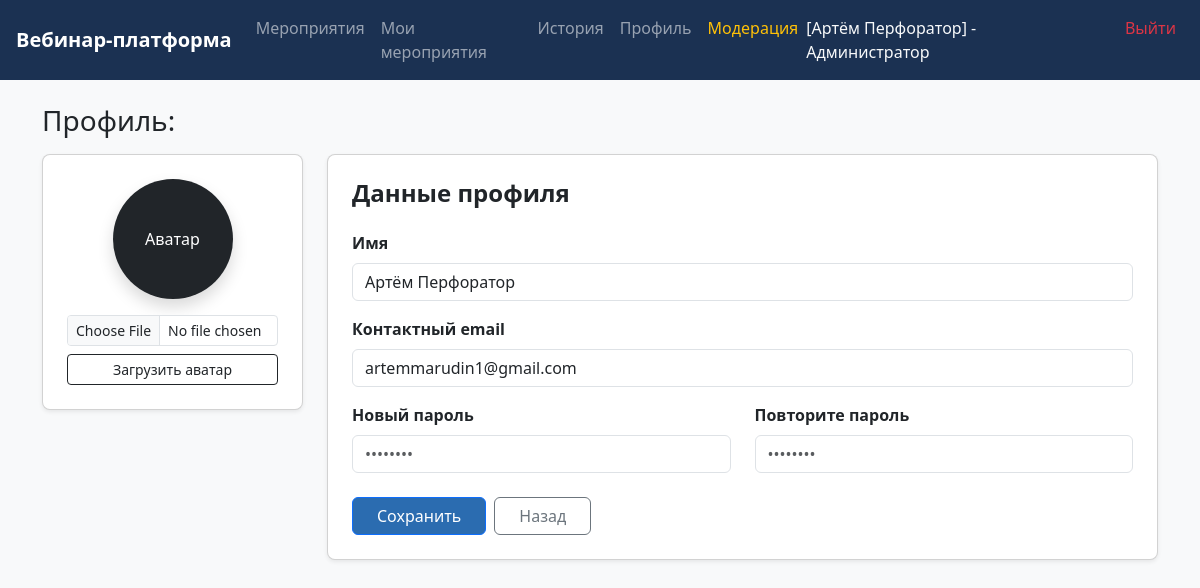
Screenshot of /profile (signed in) with the database file from the repository.
### models.py (models this page shows)
class Profile(db.Model):
    __tablename__ = 'profiles'
    id = db.Column(db.Integer, primary_key=True)
    user_id = db.Column(db.Integer, db.ForeignKey('users.id'))
    name = db.Column(db.String(100), nullable=False)
    avatar_url = db.Column(db.String(255), default='/static/avatar.png')

class User(UserMixin, db.Model):
    __tablename__ = 'users'
    id = db.Column(db.Integer, primary_key=True)
    email = db.Column(db.String(120), unique=True, nullable=False)
    password_hash = db.Column(db.String(255), nullable=False)
    role = db.Column(db.String(20), default='PARTICIPANT')
    status = db.Column(db.String(20), default='ACTIVE')
    profile = db.relationship('Profile', backref='user', uselist=False, cascade='all, delete-orphan')

### app.py (the view, shortened to what this page needs)
    @app.route('/profile', methods=['GET', 'POST'])
    @login_required
    def profile():
        coordinator.route_request('/profile')
        return render_template('profile.html')

### services.py (called while the page is built)
    def log_action(self, user_id, action):
        entry = LogEntry(user_id=user_id, action=action, timestamp=str(datetime.datetime.now()))
        db.session.add(entry)
        db.session.commit()

    def route_request(self, request_path):
        self.logger.log_action(0, f"Routed request: {request_path}")
        return request_path

### templates/profile.html
{% extends "base.html" %}
{% block content %}
<h3 class="mb-3">Профиль:</h3>
<div class="row">
    <div class="col-md-3">
        <div class="card shadow-sm p-4 text-center bg-white" style="border-radius: 8px;">
            {% if current_user.profile and current_user.profile.avatar_url and current_user.profile.avatar_url != '/static/avatar.png' %}
                <img src="{{ current_user.profile.avatar_url }}" class="rounded-circle mx-auto mb-3 shadow" style="width: 120px; height: 120px; object-fit: cover;" alt="Аватар">
            {% else %}
                <div class="rounded-circle bg-dark text-white d-flex align-items-center justify-content-center mx-auto mb-3 shadow" style="width: 120px; height: 120px; font-size: 16px;">
                    Аватар
                </div>
            {% endif %}
            <form method="POST" enctype="multipart/form-data">
                <input type="file" name="avatar_file" class="form-control form-control-sm mb-2" required>
                <button type="submit" class="btn btn-outline-dark bg-white text-dark w-100 btn-sm">Загрузить аватар</button>
            </form>
        </div>
    </div>
    <div class="col-md-9">
        <div class="card shadow-sm p-4 bg-white" style="border-radius: 8px;">
            <h4 class="fw-bold mb-4">Данные профиля</h4>
            <form method="POST">
                <div class="mb-3">
                    <label class="form-label fw-semibold">Имя</label>
                    <input type="text" name="name" class="form-control" value="{{ current_user.profile.name if current_user.profile else '' }}" required>
                </div>
                <div class="mb-3">
                    <label class="form-label fw-semibold">Контактный email</label>
                    <input type="email" name="email" class="form-control" value="{{ current_user.email }}" required>
                </div>
                <div class="row mb-4">
                    <div class="col-md-6">
                        <label class="form-label fw-semibold">Новый пароль</label>
                        <input type="password" name="new_password" class="form-control" placeholder="••••••••">
                    </div>
                    <div class="col-md-6">
                        <label class="form-label fw-semibold">Повторите пароль</label>
                        <input type="password" name="confirm_password" class="form-control" placeholder="••••••••">
                    </div>
                </div>
                <div class="d-flex gap-2">
                    <button type="submit" class="btn btn-primary px-4" style="background-color: #2b6cb0;">Сохранить</button>
                    <a href="/events" class="btn btn-outline-secondary px-4">Назад</a>
                </div>
            </form>
        </div>
    </div>
</div>
{% endblock %}

### templates/base.html (shortened to what this page needs)
<!DOCTYPE html>
<html lang="ru">
<head>
    <link href="https://cdn.jsdelivr.net/npm/bootstrap@5.3.0/dist/css/bootstrap.min.css" rel="stylesheet">
</head>
<body>
    <nav class="navbar navbar-expand-lg navbar-dark navbar-custom mb-4 px-3">
        <a class="navbar-brand fw-bold" href="/events">Вебинар-платформа</a>
        <div class="navbar-nav">
            {% if current_user.is_authenticated %}
                <a class="nav-link" href="/events">Мероприятия</a>
                {% if current_user.role == 'ORGANIZER' or current_user.role == 'ADMIN' %}
                    <a class="nav-link" href="/my_events">Мои мероприятия</a>
                {% endif %}
                <a class="nav-link" href="/history">История</a>
                <a class="nav-link" href="/profile">Профиль</a>
                {% if current_user.role == 'ADMIN' %}
                    <a class="nav-link text-warning" href="/moderation">Модерация</a>
                {% endif %}
            {% endif %}
        </div>
        <div class="navbar-nav ms-auto">
            {% if current_user.is_authenticated %}
                <span class="navbar-text text-light me-3">
                    [{{ current_user.profile.name if current_user.profile else current_user.email }}] - {% if current_user.role == 'ORGANIZER' %}Организатор{% elif current_user.role == 'ADMIN' %}Администратор{% else %}Участник{% endif %}
                </span>
                <a class="nav-link text-danger" href="/logout">Выйти</a>
            {% else %}
                <a class="nav-link" href="/login">Вход</a>
                <a class="nav-link" href="/register">Регистрация</a>
            {% endif %}
        </div>
    </nav>
    <div class="container">
        {% block content %}{% endblock %}
    </div>
</body>
</html>

### templates/base.html (style rules this page uses)
body { background-color: #f8f9fa; }
.navbar-custom { background-color: #1b3152 !important; }

### rows the page displays
Profile: profile "Артём Перфоратор", name "Артём Перфоратор"
User: email "artemmarudin1@gmail.com"
